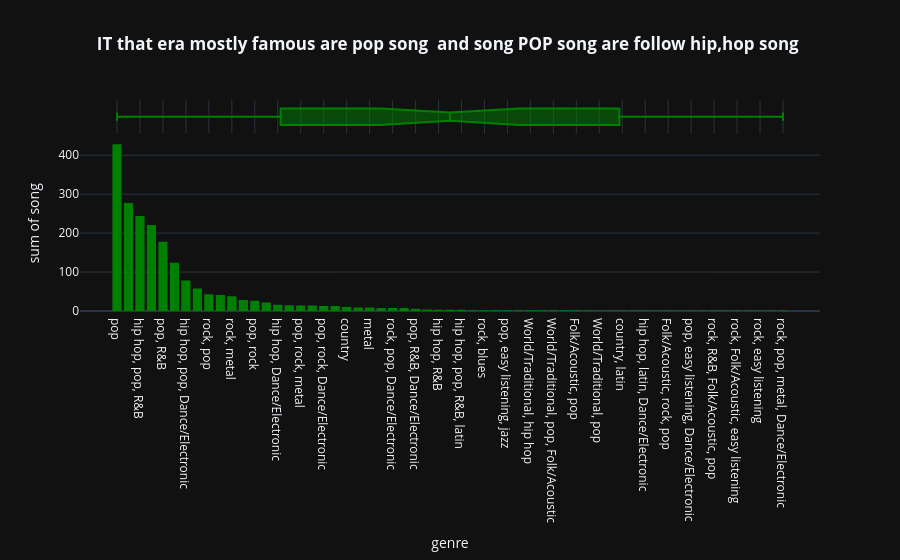

Notebook code cell kept with this figure:
### Markdown cell above
I used bar chat to find out pattern how song and genre corelated

### Code cell
import plotly.express as px
fig=px.histogram(df.groupby('genre',as_index=False).count().sort_values(by='song',ascending=False),x='genre',y='song',color_discrete_sequence=['green'],template='plotly_dark',marginal='box',title='<b> IT that era mostly famous are pop song  and song POP song are follow hip,hop song  </b>')
fig.update_layout(title_x=0.5)

### Figure 1 — Plotly figure (JSON) as saved in the notebook; plotly's stock layout.template omitted (floating-point values rounded to 4 significant figures)
{"data": [{"bingroup": "x", "histfunc": "sum", "hovertemplate": "genre=%{x}<br>sum of song=%{y}<extra></extra>", "legendgroup": "", "marker": {"color": "green", "pattern": {"shape": ""}}, "name": "", "orientation": "v", "showlegend": false, "type": "histogram", "x": ["pop", "hip hop, pop", "hip hop, pop, R&B", "pop, Dance/Electronic", "pop, R&B", "hip hop", "hip hop, pop, Dance/Electronic", "rock", "rock, pop", "Dance/Electronic", "rock, metal", "pop, latin", "pop, rock", "set()", "hip hop, Dance/Electronic", "latin", "pop, rock, metal", "hip hop, pop, latin", "pop, rock, Dance/Electronic", "R&B", "country", "hip hop, pop, rock", "metal", "pop, country", "rock, pop, Dance/Electronic", "pop, Folk/Acoustic", "pop, R&B, Dance/Electronic", "rock, pop, metal", "hip hop, R&B", "hip hop, pop, R&B, Dance/Electronic", "hip hop, pop, R&B, latin", "hip hop, rock, pop", "rock, blues", "rock, blues, latin", "pop, easy listening, jazz", "World/Traditional, rock, pop", "World/Traditional, hip hop", "World/Traditional, rock", "World/Traditional, pop, Folk/Acoustic", "pop, rock, Folk/Acoustic", "Folk/Acoustic, pop", "Folk/Acoustic, rock", "World/Traditional, pop", "hip hop, pop, country", "country, latin", "hip hop, country", "hip hop, latin, Dance/Electronic", "easy listening", "Folk/Acoustic, rock, pop", "World/Traditional, Folk/Acoustic", "pop, easy listening, Dance/Electronic", "pop, R&B, easy listening", "rock, R&B, Folk/Acoustic, pop", "rock, Dance/Electronic", "rock, Folk/Acoustic, easy listening", "rock, Folk/Acoustic, pop", "rock, easy listening", "rock, classical", "rock, pop, metal, Dance/Electronic"], "xaxis": "x", "y": [428, 277, 244, 221, 178, 124, 78, 58, 43, 41, 38, 28, 26, 22, 16, 15, 14, 14, 13, 13, 10, 9, 9, 8, 8, 8, 6, 4, 3, 3, 3, 2, 2, 2, 2, 2, 2, 2, 2, 2, 2, 1, 1, 1, 1, 1, 1, 1, 1, 1, 1, 1, 1, 1, 1, 1, 1, 1, 1], "yaxis": "y"}, {"hovertemplate": "genre=%{x}<extra></extra>", "legendgroup": "", "marker": {"color": "green"}, "name": "", "notched": true, "showlegend": false, "type": "box", "x": ["pop", "hip hop, pop", "hip hop, pop, R&B", "pop, Dance/Electronic", "pop, R&B", "hip hop", "hip hop, pop, Dance/Electronic", "rock", "rock, pop", "Dance/Electronic", "rock, metal", "pop, latin", "pop, rock", "set()", "hip hop, Dance/Electronic", "latin", "pop, rock, metal", "hip hop, pop, latin", "pop, rock, Dance/Electronic", "R&B", "country", "hip hop, pop, rock", "metal", "pop, country", "rock, pop, Dance/Electronic", "pop, Folk/Acoustic", "pop, R&B, Dance/Electronic", "rock, pop, metal", "hip hop, R&B", "hip hop, pop, R&B, Dance/Electronic", "hip hop, pop, R&B, latin", "hip hop, rock, pop", "rock, blues", "rock, blues, latin", "pop, easy listening, jazz", "World/Traditional, rock, pop", "World/Traditional, hip hop", "World/Traditional, rock", "World/Traditional, pop, Folk/Acoustic", "pop, rock, Folk/Acoustic", "Folk/Acoustic, pop", "Folk/Acoustic, rock", "World/Traditional, pop", "hip hop, pop, country", "country, latin", "hip hop, country", "hip hop, latin, Dance/Electronic", "easy listening", "Folk/Acoustic, rock, pop", "World/Traditional, Folk/Acoustic", "pop, easy listening, Dance/Electronic", "pop, R&B, easy listening", "rock, R&B, Folk/Acoustic, pop", "rock, Dance/Electronic", "rock, Folk/Acoustic, easy listening", "rock, Folk/Acoustic, pop", "rock, easy listening", "rock, classical", "rock, pop, metal, Dance/Electronic"], "xaxis": "x2", "yaxis": "y2"}], "layout": {"barmode": "relative", "legend": {"tracegroupgap": 0}, "title": {"text": "<b> IT that era mostly famous are pop song  and song POP song are follow hip,hop song  </b>", "x": 0.5}, "xaxis": {"anchor": "y", "domain": [0, 1], "title": {"text": "genre"}}, "xaxis2": {"anchor": "y2", "domain": [0, 1], "matches": "x", "showgrid": true, "showticklabels": false}, "yaxis": {"anchor": "x", "domain": [0, 0.8316], "title": {"text": "sum of song"}}, "yaxis2": {"anchor": "x2", "domain": [0.8416, 1], "matches": "y2", "showgrid": false, "showline": false, "showticklabels": false, "ticks": ""}}}
